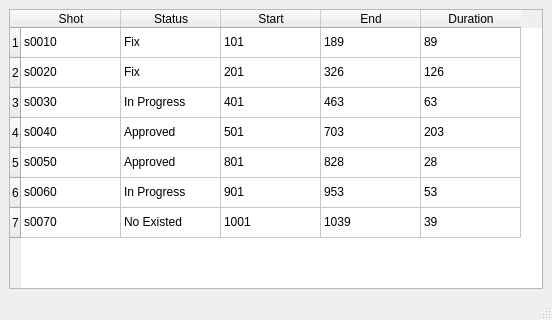
<?xml version="1.0" encoding="UTF-8"?>
<ui version="4.0">
 <class>MainWindow</class>
 <widget class="QMainWindow" name="MainWindow">
  <property name="geometry">
   <rect>
    <x>0</x>
    <y>0</y>
    <width>552</width>
    <height>320</height>
   </rect>
  </property>
  <property name="windowTitle">
   <string>MainWindow</string>
  </property>
  <widget class="QWidget" name="centralwidget">
   <layout class="QVBoxLayout" name="verticalLayout">
    <item>
     <widget class="QTableWidget" name="shot_status_tableWidget">
      <property name="showGrid">
       <bool>true</bool>
      </property>
      <property name="gridStyle">
       <enum>Qt::SolidLine</enum>
      </property>
      <property name="rowCount">
       <number>7</number>
      </property>
      <row/>
      <row/>
      <row/>
      <row/>
      <row/>
      <row/>
      <row/>
      <column>
       <property name="text">
        <string>Shot</string>
       </property>
      </column>
      <column>
       <property name="text">
        <string>Status</string>
       </property>
      </column>
      <column>
       <property name="text">
        <string>Start</string>
       </property>
      </column>
      <column>
       <property name="text">
        <string>End</string>
       </property>
      </column>
      <column>
       <property name="text">
        <string>Duration</string>
       </property>
      </column>
      <item row="0" column="0">
       <property name="text">
        <string>s0010</string>
       </property>
      </item>
      <item row="0" column="1">
       <property name="text">
        <string>Fix</string>
       </property>
      </item>
      <item row="0" column="2">
       <property name="text">
        <string>101</string>
       </property>
      </item>
      <item row="0" column="3">
       <property name="text">
        <string>189</string>
       </property>
      </item>
      <item row="0" column="4">
       <property name="text">
        <string>89</string>
       </property>
      </item>
      <item row="1" column="0">
       <property name="text">
        <string>s0020</string>
       </property>
      </item>
      <item row="1" column="1">
       <property name="text">
        <string>Fix</string>
       </property>
      </item>
      <item row="1" column="2">
       <property name="text">
        <string>201</string>
       </property>
      </item>
      <item row="1" column="3">
       <property name="text">
        <string>326</string>
       </property>
      </item>
      <item row="1" column="4">
       <property name="text">
        <string>126</string>
       </property>
      </item>
      <item row="2" column="0">
       <property name="text">
        <string>s0030</string>
       </property>
      </item>
      <item row="2" column="1">
       <property name="text">
        <string>In Progress</string>
       </property>
      </item>
      <item row="2" column="2">
       <property name="text">
        <string>401</string>
       </property>
      </item>
      <item row="2" column="3">
       <property name="text">
        <string>463</string>
       </property>
      </item>
      <item row="2" column="4">
       <property name="text">
        <string>63</string>
       </property>
      </item>
      <item row="3" column="0">
       <property name="text">
        <string>s0040</string>
       </property>
      </item>
      <item row="3" column="1">
       <property name="text">
        <string>Approved</string>
       </property>
      </item>
      <item row="3" column="2">
       <property name="text">
        <string>501</string>
       </property>
      </item>
      <item row="3" column="3">
       <property name="text">
        <string>703</string>
       </property>
      </item>
      <item row="3" column="4">
       <property name="text">
        <string>203</string>
       </property>
      </item>
      <item row="4" column="0">
       <property name="text">
        <string>s0050</string>
       </property>
      </item>
      <item row="4" column="1">
       <property name="text">
        <string>Approved</string>
       </property>
      </item>
      <item row="4" column="2">
       <property name="text">
        <string>801</string>
       </property>
      </item>
      <item row="4" column="3">
       <property name="text">
        <string>828</string>
       </property>
      </item>
      <item row="4" column="4">
       <property name="text">
        <string>28</string>
       </property>
      </item>
      <item row="5" column="0">
       <property name="text">
        <string>s0060</string>
       </property>
      </item>
      <item row="5" column="1">
       <property name="text">
        <string>In Progress</string>
       </property>
      </item>
      <item row="5" column="2">
       <property name="text">
        <string>901</string>
       </property>
      </item>
      <item row="5" column="3">
       <property name="text">
        <string>953</string>
       </property>
      </item>
      <item row="5" column="4">
       <property name="text">
        <string>53</string>
       </property>
      </item>
      <item row="6" column="0">
       <property name="text">
        <string>s0070</string>
       </property>
      </item>
      <item row="6" column="1">
       <property name="text">
        <string>No Existed</string>
       </property>
      </item>
      <item row="6" column="2">
       <property name="text">
        <string>1001</string>
       </property>
      </item>
      <item row="6" column="3">
       <property name="text">
        <string>1039</string>
       </property>
      </item>
      <item row="6" column="4">
       <property name="text">
        <string>39</string>
       </property>
      </item>
     </widget>
    </item>
   </layout>
  </widget>
  <widget class="QStatusBar" name="statusbar"/>
 </widget>
 <resources/>
 <connections/>
</ui>
